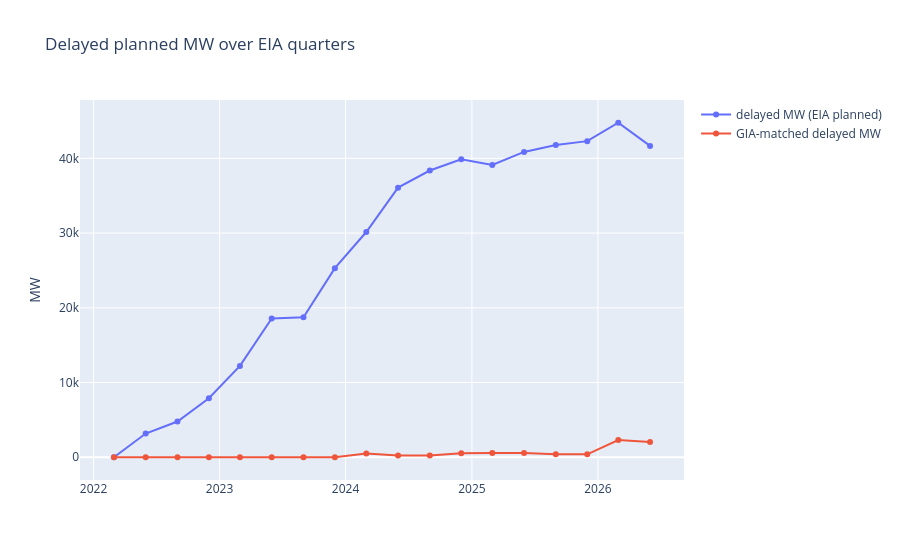

Source (notebook cell):
### Markdown cell above
## Series

### Code cell
series_path = GOLD / "gia_delayed_mw_monthly.parquet"
if series_path.exists():
    s = pd.read_parquet(series_path)
    fig = go.Figure()
    fig.add_trace(go.Scatter(x=s["year_month"], y=s["delayed_mw"], mode="lines+markers", name="delayed MW (EIA planned)"))
    if "gia_delayed_mw" in s.columns:
        fig.add_trace(go.Scatter(x=s["year_month"], y=s["gia_delayed_mw"], mode="lines+markers", name="GIA-matched delayed MW"))
    fig.update_layout(title="Delayed planned MW over EIA quarters", yaxis_title="MW")
    fig.write_html(FIG / "series.html")
    try:
        fig.show()
    except Exception as e:
        print("show skipped:", e)
else:
    display(Markdown("_series missing — run scripts/run_platinum2_gold.py_"))

### Figure 1 — Plotly figure (JSON) as saved in the notebook; plotly's stock layout.template omitted (floating-point values rounded to 4 significant figures)
{"data": [{"mode": "lines+markers", "name": "delayed MW (EIA planned)", "type": "scatter", "x": ["2022-03", "2022-06", "2022-09", "2022-12", "2023-03", "2023-06", "2023-09", "2023-12", "2024-03", "2024-06", "2024-09", "2024-12", "2025-03", "2025-06", "2025-09", "2025-12", "2026-03", "2026-06"], "y": [0.0, 3172.0, 4784.0, 7894.0, 12220.0, 18560.0, 18730.0, 25300.0, 30140.0, 36080.0, 38370.0, 39890.0, 39110.0, 40860.0, 41780.0, 42300.0, 44760.0, 41670.0]}, {"mode": "lines+markers", "name": "GIA-matched delayed MW", "type": "scatter", "x": ["2022-03", "2022-06", "2022-09", "2022-12", "2023-03", "2023-06", "2023-09", "2023-12", "2024-03", "2024-06", "2024-09", "2024-12", "2025-03", "2025-06", "2025-09", "2025-12", "2026-03", "2026-06"], "y": [0.0, 0.0, 0.0, 0.0, 0.0, 0.0, 0.0, 0.0, 512.6, 221.1, 221.1, 544.3, 553.3, 558.6, 395.1, 395.1, 2300.0, 2032.0]}], "layout": {"title": {"text": "Delayed planned MW over EIA quarters"}, "yaxis": {"title": {"text": "MW"}}}}
